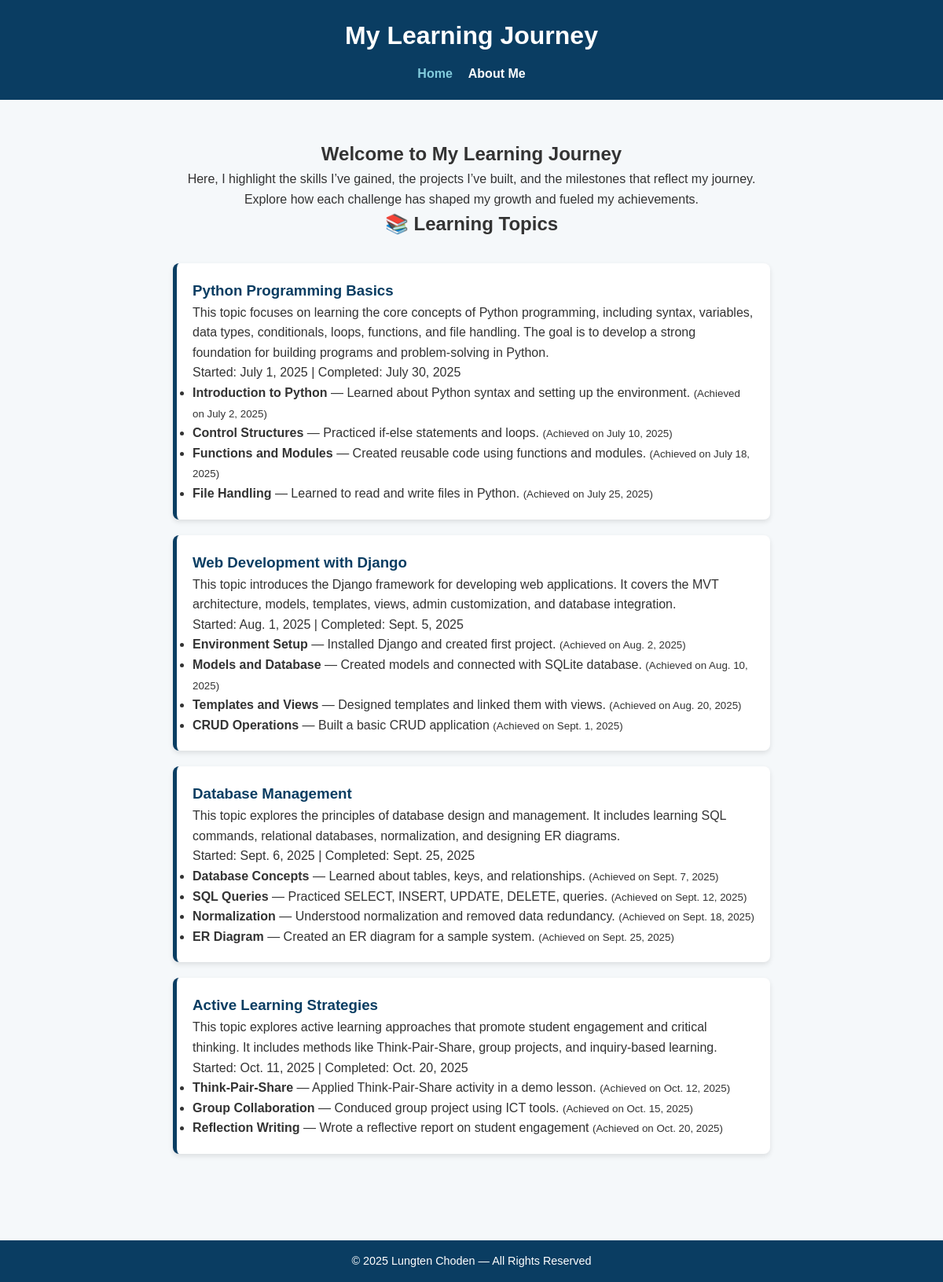
The page / on the database its author committed.
### lcJourney/models.py (models this page shows, shortened)
class LearningTopic(models.Model):
    title = models.CharField(max_length=100)
    description = models.TextField()
    date_started = models.DateField()
    date_completed = models.DateField(null=True, blank=True)

class Milestone(models.Model):
    topic = models.ForeignKey(LearningTopic, on_delete=models.CASCADE, related_name='milestones')
    title = models.CharField(max_length=200)
    description = models.TextField()
    achieved_on = models.DateField(null=True, blank=True)

### lcJourney/views.py (the view)
# urls.py: path('', views.index, name='index'),
def index(request):
    topics = LearningTopic.objects.all().order_by('date_started')
    milestones = Milestone.objects.all().order_by('achieved_on')
    context = {
        'topics': topics,
        'milestones': milestones,
    }
    return render(request, 'index.html', context)

### lcJourney/templates/index.html (shortened to what this page needs)
{% load static %}
<!DOCTYPE html>
<html lang="en">
<head>
  <link rel="stylesheet" href="{% static 'styles/style.css' %}">
</head>
<body>
  <header>
    <h1>My Learning Journey</h1>
    <nav>
      <ul>
        <li><a href="{% url 'index' %}" class="active">Home</a></li>
        <li><a href="{% url 'about_me' %}">About Me</a></li>
      </ul>
    </nav>
  </header>
  <section class="journey">
    <h2>Welcome to My Learning Journey</h2>
    <p>
      Here, I highlight the skills I’ve gained, the projects I’ve built, and the milestones that reflect my journey.
      Explore how each challenge has shaped my growth and fueled my achievements.
    </p>
    <div class="topics-section">
      <h2>📚 Learning Topics</h2>
      {% if topics %}
        <div class="timeline">
          {% for topic in topics %}
            <div class="timeline-item">
              <h3>{{ topic.title }}</h3>
              <p>{{ topic.description }}</p>
              <p class="dates">
                Started: {{ topic.date_started }}
                {% if topic.date_completed %}
                  | Completed: {{ topic.date_completed }}
                {% endif %}
              </p>
              {% if topic.milestones.all %}
                <ul class="milestones">
                  {% for milestone in topic.milestones.all %}
                    <li>
                      <strong>{{ milestone.title }}</strong> — {{ milestone.description }}
                      <small>(Achieved on {{ milestone.achieved_on }})</small>
                    </li>
                  {% endfor %}
                </ul>
              {% endif %}
            </div>
          {% endfor %}
        </div>
      {% else %}
        <p>No learning topics added yet.</p>
      {% endif %}
    </div>
  </section>
  <footer>
    <p>© 2025 Lungten Choden — All Rights Reserved</p>
  </footer>
</body>
</html>

### lcJourney/static/styles/style.css (style rules this page uses)
* { margin: 0; padding: 0; box-sizing: border-box; font-family: "Poppins", sans-serif; }
body { background: #f5f8fa; color: #333; line-height: 1.6; }
header { background: #0a3d62; color: white; padding: 20px 0; text-align: center; }
header h1 { margin-bottom: 10px; }
nav ul { list-style: none; display: flex; justify-content: center; gap: 20px; }
nav ul li a { color: white; text-decoration: none; font-weight: bold; transition: color 0.3s; }
nav ul li a:hover, nav ul li a.active { color: #82ccdd; }
.journey { padding: 50px 20px; max-width: 800px; margin: auto; text-align: center; }
.timeline { margin-top: 30px; text-align: left; }
.timeline-item { background: white; border-left: 5px solid #0a3d62; padding: 20px; margin-bottom: 20px; border-radius: 8px; box-shadow: 0 3px 6px rgba(0,0,0,0.1); }
.timeline-item h3 { color: #0a3d62; }
footer { background: #0a3d62; color: white; text-align: center; padding: 15px; margin-top: 40px; font-size: 0.9rem; }

### rows shown on the page
LearningTopic: title "Python Programming Basics", description "This topic focuses on learning the core concepts of Python programming, including syntax, variables, data types, conditionals, loops, functions, and file handling. The goal is to develop a strong foundation for building programs and problem-solving in Python.", date_started "July 1, 2025", date_completed "July 30, 2025"
Milestone: title "Introduction to Python", description "Learned about Python syntax and setting up the environment.", achieved_on "July 2, 2025"
Milestone: title "Control Structures", description "Practiced if-else statements and loops.", achieved_on "July 10, 2025"
Milestone: title "Functions and Modules", description "Created reusable code using functions and modules.", achieved_on "July 18, 2025"
Milestone: title "File Handling", description "Learned to read and write files in Python.", achieved_on "July 25, 2025"
LearningTopic: title "Web Development with Django", description "This topic introduces the Django framework for developing web applications. It covers the MVT architecture, models, templates, views, admin customization, and database integration.", date_started "Aug. 1, 2025", date_completed "Sept. 5, 2025"
Milestone: title "Environment Setup", description "Installed Django and created first project.", achieved_on "Aug. 2, 2025"
Milestone: title "Models and Database", description "Created models and connected with SQLite database.", achieved_on "Aug. 10, 2025"
Milestone: title "Templates and Views", description "Designed templates and linked them with views.", achieved_on "Aug. 20, 2025"
Milestone: title "CRUD Operations", description "Built a basic CRUD application", achieved_on "Sept. 1, 2025"
LearningTopic: title "Database Management", description "This topic explores the principles of database design and management. It includes learning SQL commands, relational databases, normalization, and designing ER diagrams.", date_started "Sept. 6, 2025", date_completed "Sept. 25, 2025"
Milestone: title "Database Concepts", description "Learned about tables, keys, and relationships.", achieved_on "Sept. 7, 2025"
Milestone: title "SQL Queries", description "Practiced SELECT, INSERT, UPDATE, DELETE, queries.", achieved_on "Sept. 12, 2025"
Milestone: title "Normalization", description "Understood normalization and removed data redundancy.", achieved_on "Sept. 18, 2025"
Milestone: title "ER Diagram", description "Created an ER diagram for a sample system.", achieved_on "Sept. 25, 2025"
LearningTopic: title "Active Learning Strategies", description "This topic explores active learning approaches that promote student engagement and critical thinking. It includes methods like Think-Pair-Share, group projects, and inquiry-based learning.", date_started "Oct. 11, 2025", date_completed "Oct. 20, 2025"
Milestone: title "Think-Pair-Share", description "Applied Think-Pair-Share activity in a demo lesson.", achieved_on "Oct. 12, 2025"
Milestone: title "Group Collaboration", description "Conduced group project using ICT tools.", achieved_on "Oct. 15, 2025"
Milestone: title "Reflection Writing", description "Wrote a reflective report on student engagement", achieved_on "Oct. 20, 2025"
